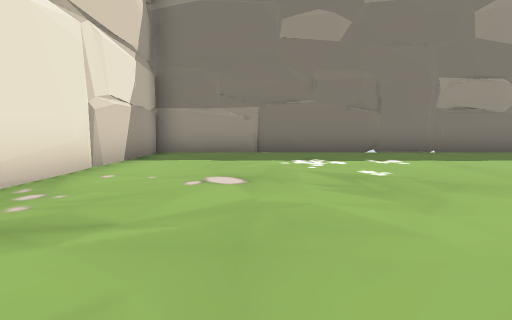
view 1 (above)

21 first-person views from a walk through a 3-D level made in the Unity game engine. The camera is 1.2 m above the floor, tilts 6° down and sees 85° across. The floor is counted in squares, 2 m on a side. Each view is taken from the middle of a square. On the plan, view 1 faces up. The plan holds only what a view shows up to about 9 squares ahead; the rest is blank. The place goes on beyond the plan. The player character is not drawn. Some animated figures are not drawn.

view 2
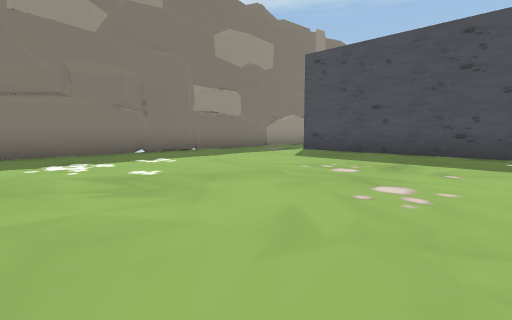

view 3
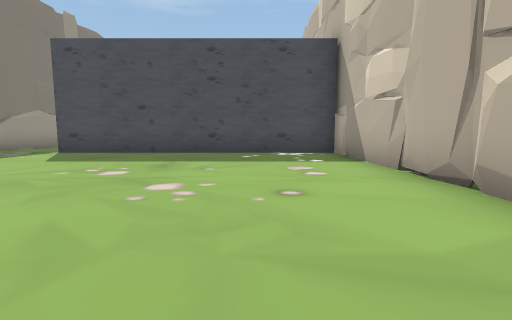

view 4
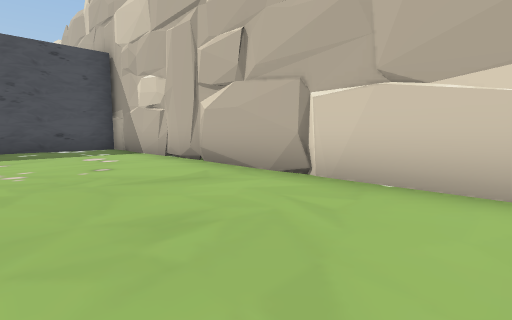

view 5
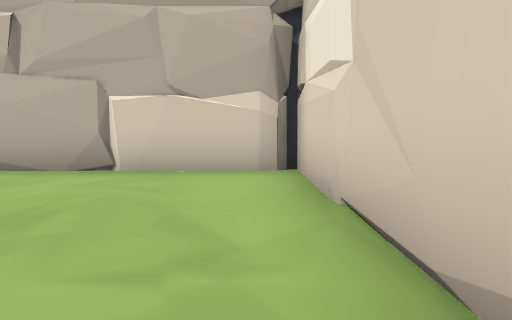

view 6
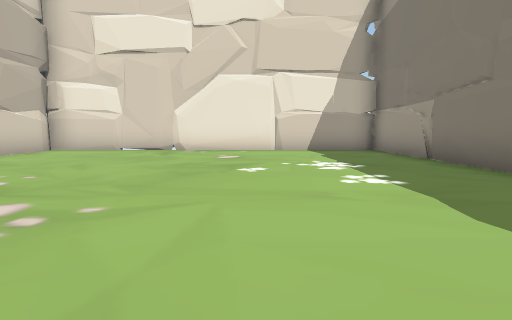

view 7
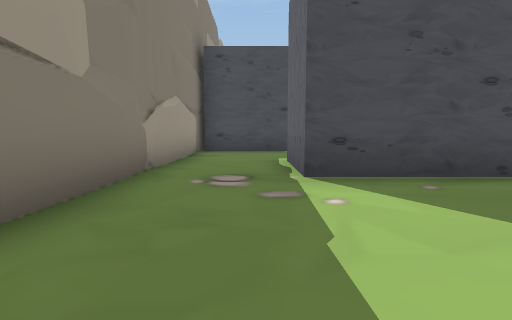

view 8
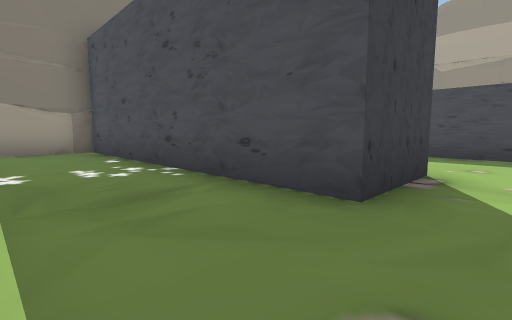

view 9
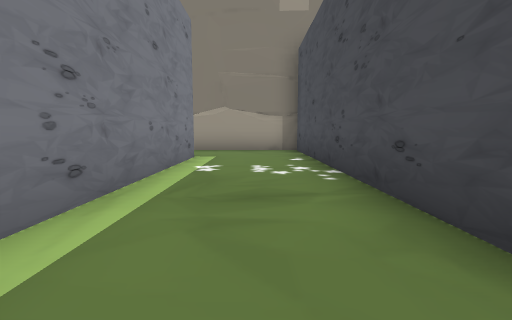

view 10
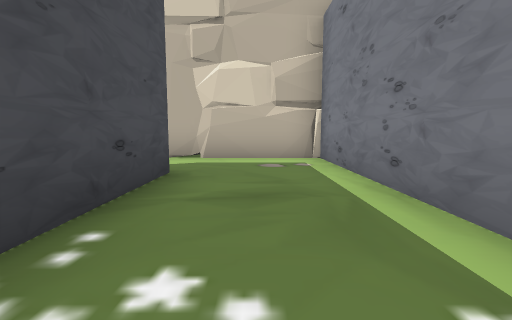

view 11
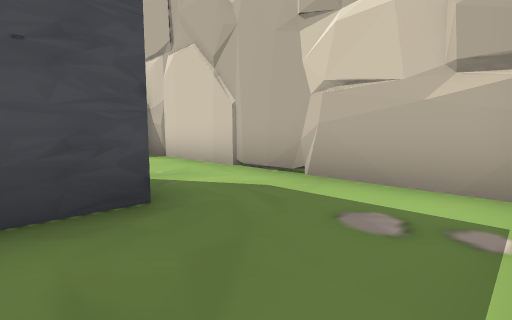

view 12
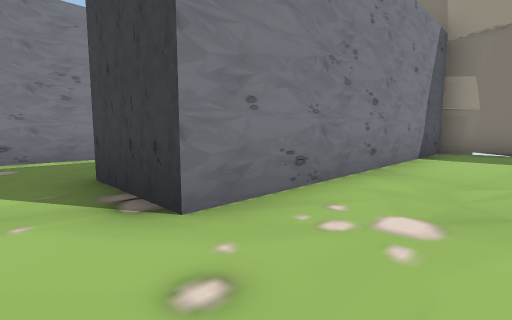

view 13
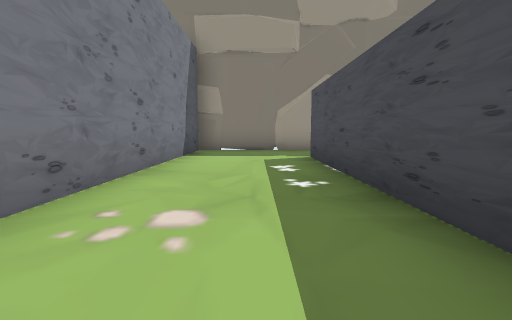

view 14
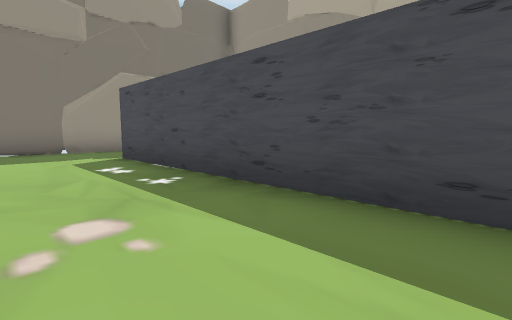

view 15
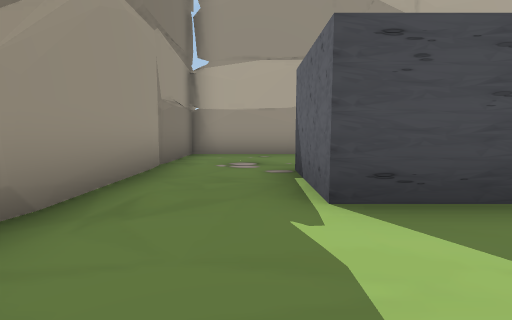

view 16
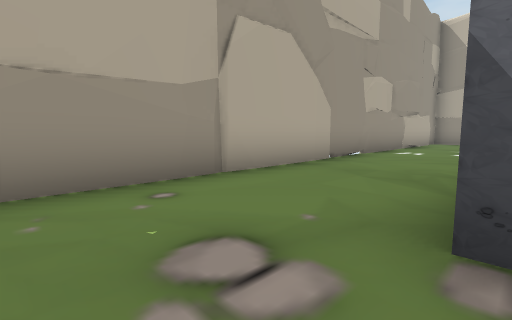

view 17
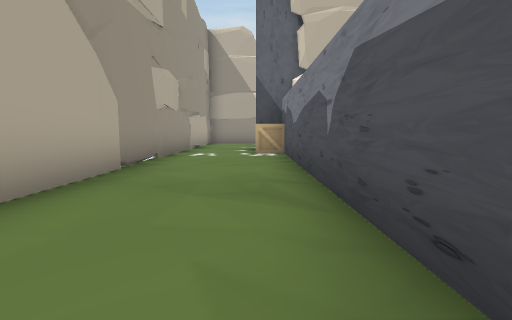

view 18
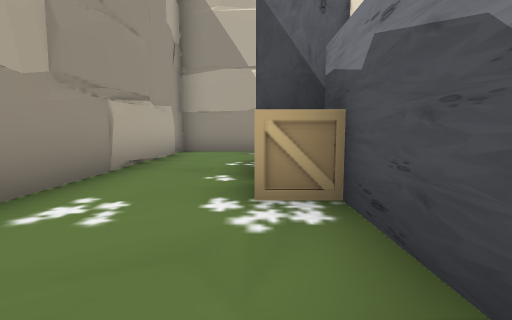

view 19
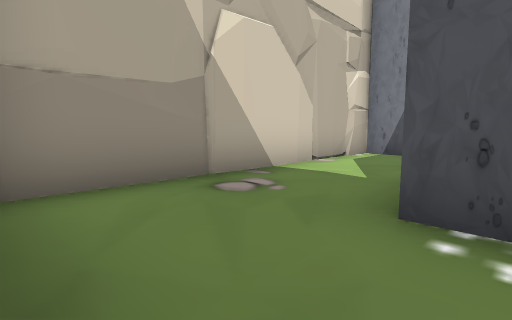

view 20
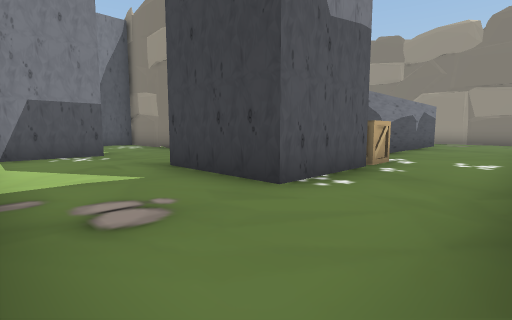

view 21
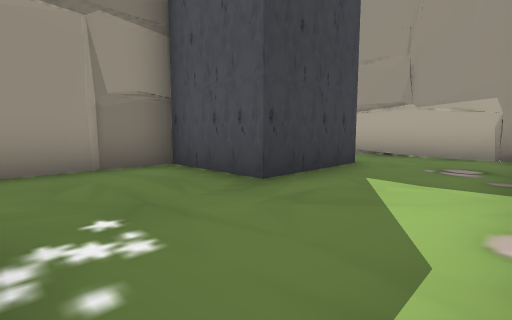

### Floor plan
Points are (right, up) in squares from view 1. A wall is a line through its corners. A room is listed if a view was taken in it or the views show most of it. See-through windows are left out.
Room 1 (views 1, 2, 3, 4, 5, 6, 7)
walls: (3.5, 7.7) (3, 7.6); (2.5, -2.1) (4.3, -2.3); (2.7, -2.2) (3.2, -2.2); (4.1, -2.2) (4.6, -2.1); (5.3, -2.3) (6, -2.3); (-2.7, 4.5) (-2.6, 4); (8.7, 7.6) (8.2, 7.7); (-2.4, -2.1) (7.6, -2.1) (7.6, 5.4) (9.6, 5.4); (9.5, 7.6) (-2.7, 7.7) (-2.6, -2.5)
low walls: (-2.7, 1.5) (-2.7, 1)
ways out: opening at (8.5, 6.5) to room 2
Room 2 (views 8, 9, 10, 11)
walls: (9.6, 5.4) (9.6, -2.1) (14.4, -2.1); (14.3, 0) (12.3, 0) (12.3, 7.6) (11.9, 7.7); (13, 7.6) (9.5, 7.6)
ways out: opening at (8.5, 6.5) to room 1; opening at (13.5, -1) to room 3
Room 3 (views 12, 13, 14, 15, 16)
walls: (17.3, -1) (17.3, 5.4) (19.2, 5.4); (17, 7.6) (16.5, 7.7); (14.4, -2.1) (17.1, -2.1); (19.5, 7.6) (14.3, 7.6) (14.3, 0); (19.8, 7.7) (19.3, 7.7)
ways out: opening at (13.5, -1) to room 2; opening at (18.5, 6.5) to room 4
Room 4 (views 17, 18, 19, 20, 21)
walls: (20, -2.5) (20, -4.6) (17.5, -4.6) (17.5, -2.4) (15.1, -2.4); (22.1, -0.5) (22.2, 0); (16.3, -2.3) (15.8, -2.4); (22.2, -6.6) (22.1, -6.1); (14.8, -4.8) (14.8, -7.1) (22.1, -7.1) (22.1, 7.6); (19.2, 5.4) (19.2, -2.1); (22.1, 7.2) (22.2, 7.6) (19.5, 7.6)
ways out: opening at (18.5, 6.5) to room 3; opening at (13.5, -3.5)
objects: crate (20, -2)

Positions as (right, up) in squares from view 1, and headings:
1: (0, 0), facing up
2: (0, 0), facing up-right
3: (0, 0), facing right
4: (-2, 1), facing down-right
5: (-2, 2), facing down
6: (6, 4), facing left
7: (4, 6), facing right
8: (10, -1), facing up-right
9: (11, -1), facing up
10: (11, 4), facing down
11: (10, 1), facing down-right
12: (16, -1), facing up-left
13: (16, -1), facing up
14: (15, -1), facing up-right
15: (15, 6), facing right
16: (19, 7), facing down-right
17: (20, 6), facing down
18: (20, 1), facing down
19: (22, -4), facing down-left
20: (22, -7), facing up-left
21: (15, -7), facing up-right
